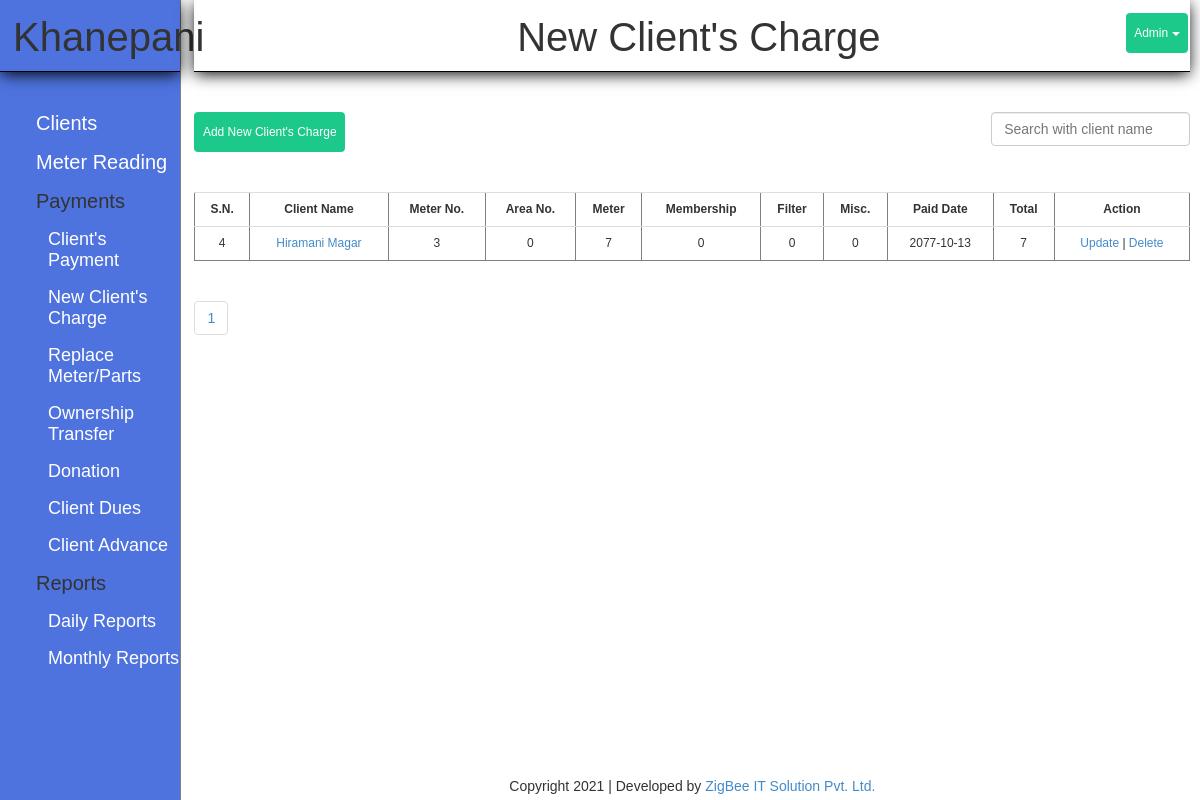
/index.php?page=new_charge (signed in), run on an earlier commit of the app's database.
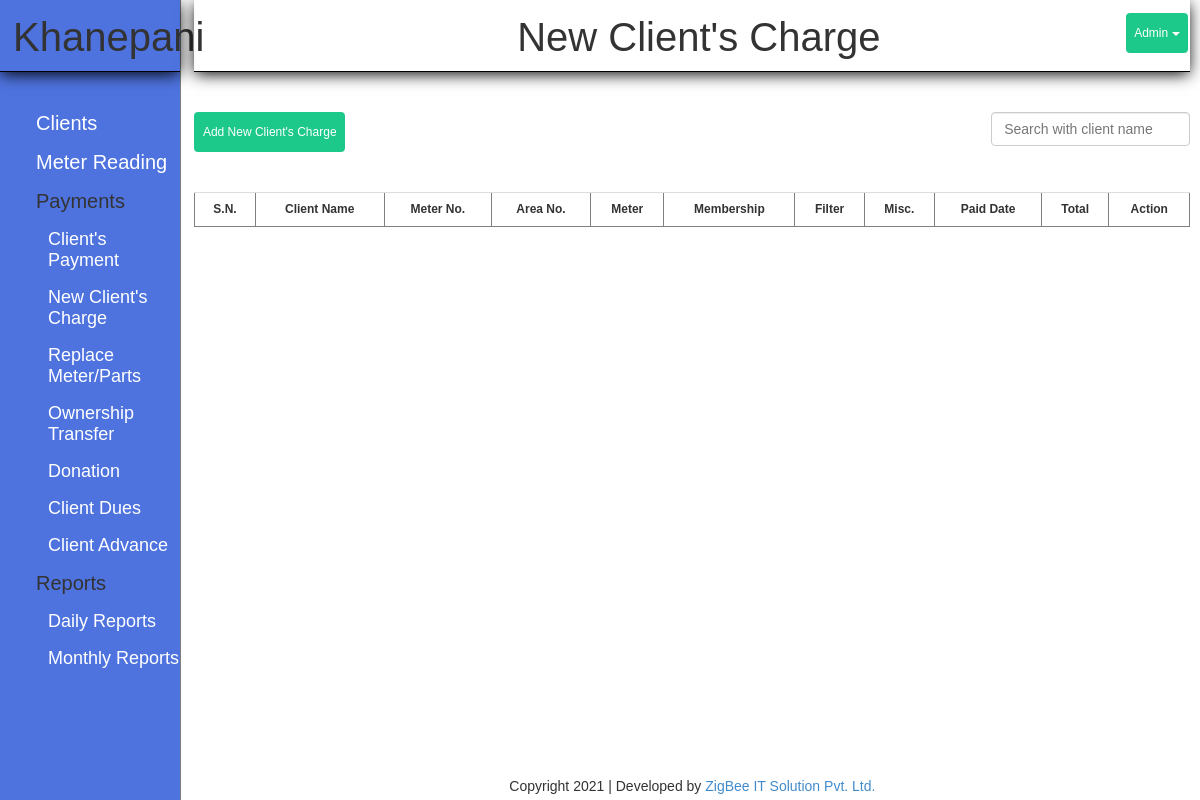
And on a later commit of the database.
### tables this page shows
CREATE TABLE `new_charge` (
  `id` int(11) NOT NULL,
  `cid` int(11) NOT NULL,
  `paid_date` date NOT NULL,
  `meter_charge` int(11) DEFAULT 0,
  `membership` int(11) NOT NULL DEFAULT 0,
  `filter` int(11) NOT NULL DEFAULT 0,
  `misc` int(11) NOT NULL DEFAULT 0,
  `total` int(11) NOT NULL
);

CREATE TABLE `client` (
  `id` int(11) NOT NULL,
  `name` varchar(30) NOT NULL,
  `phone` bigint(11) NOT NULL,
  `joinned` date DEFAULT NULL,
  `gharnum` varchar(10) DEFAULT NULL,
  `area` varchar(20) NOT NULL,
  `meter` varchar(15) NOT NULL,
  `address` varchar(20) NOT NULL,
  `father` varchar(30) DEFAULT NULL,
  `mother` varchar(30) DEFAULT NULL,
  `grandfather` varchar(50) DEFAULT NULL,
  `remark` text DEFAULT NULL
);

### modules/new_charge/function.php (called while the page is built, shortened)
<?php
	class NewChargeModel{
		function getAll()
		{
			global $con;
			global $pageno;
			if (isset($_GET['pageno'])) {
	            $pageno = $_GET['pageno'];
	        } else {
	            $pageno = 1;
	        }
	        $no_of_records_per_page = 100;
	        $offset = ($pageno-1) * $no_of_records_per_page;
	        $total_pages_sql = "SELECT COUNT(*) FROM new_charge";
	        $result = mysqli_query($con,$total_pages_sql);
	        $total_rows = mysqli_fetch_array($result)[0];
	        $total_pages = ceil($total_rows / $no_of_records_per_page);
			$sql = "SELECT new_charge.*, client.name,client.meter,client.area
					FROM new_charge
					INNER JOIN client
					ON new_charge.cid=client.id LIMIT $offset, $no_of_records_per_page";
			$rs = mysqli_query($con, $sql);
			$final = array();
			while($row = mysqli_fetch_assoc($rs))
			{
				$final[] = $row;
			}
			return $final;
		}
	}
?>

### modules/new_charge/view.php (the view, shortened to what this page needs)
<h1 class="title">New Client's Charge</h1>
<?php
$data = $new_charge->getAll();
global $total_pages;
?>
<a href="?page=new_charge_form" class="btn">Add New Client's Charge</a>
<input type="text" class="form-control search" name="search" id="search" placeholder="Search with client name">
<table border="1" width="100%" class="table" id="result">
	<tr>
		<th>S.N.</th>
		<th>Client Name</th>
		<th>Meter No.</th>
		<th>Area No.</th>
		<th>Meter</th>
		<th>Membership</th>
		<th>Filter</th>
		<th>Misc.</th>
		<th>Paid Date</th>
		<th>Total</th>
		<th>Action</th>
	</tr>
	<?php
	foreach($data as $d)
	{ ?>
		<tr >
			<td> <?php echo $d['id']; ?> </td>
			<td> <a href="metercharge_print.php?print_id=<?php echo $d['id']; ?>"> <?php echo $d['name'];?> </a> </td>
			<td> <?php echo $d['meter']; ?> </td>
			<td> <?php echo $d['area']; ?> </td>
			<td> <?php echo $d['meter_charge']; ?> </td>
			<td> <?php echo $d['membership']; ?> </td>
			<td> <?php echo $d['filter']; ?> </td>
			<td> <?php echo $d['misc']; ?> </td>
			<td> <?php echo $d['paid_date']; ?> </td>
			<td> <?php echo $d['total']; ?> </td>
			<td>
				<a href="?page=new_charge_form&edit_id=<?php echo $d['id']; ?>">
					Update
				</a>
				|
				<a href="?page=new_charge&del_id=<?php echo $d['id']; ?>" onclick="return confirm('Do you really want to delete?')">
					Delete
				</a>
			</td>
		</tr>
	<?php
	}
	?>
</table>
 <ul class="pagination">
 		<?php
        	for ($i=1;$i<=$total_pages; $i=$i+1) { ?>
        		<li>
		            <a href="<?php  echo "?page=new_charge&pageno=".$i;  ?>"><?php echo $i; ?></a>
		        </li>
        <?php	}
         ?>
    </ul>

What changed in the data, as far as the page shows it:
removed new_charge: id "4", cid.name "Hiramani Magar", cid.meter "3", cid.area "0", meter_charge "7", membership "0", filter "0", misc "0", paid_date "2077-10-13", total "7"
Also different on the page:
list line gone: "1"
